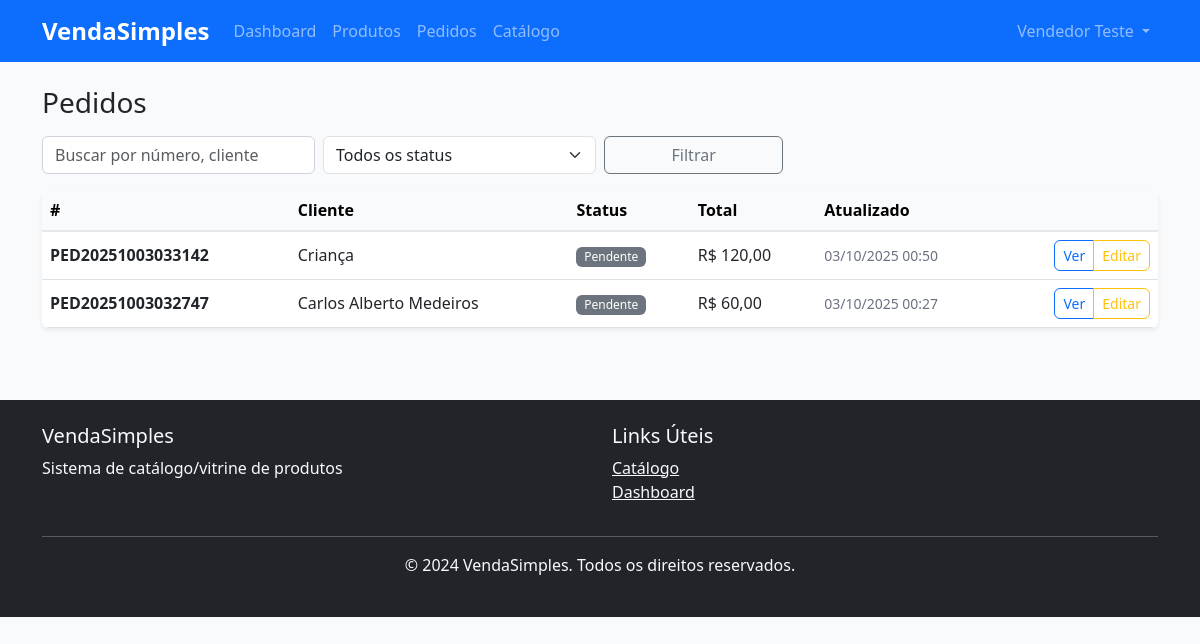
The app's page /pedidos/ (signed in), older data.
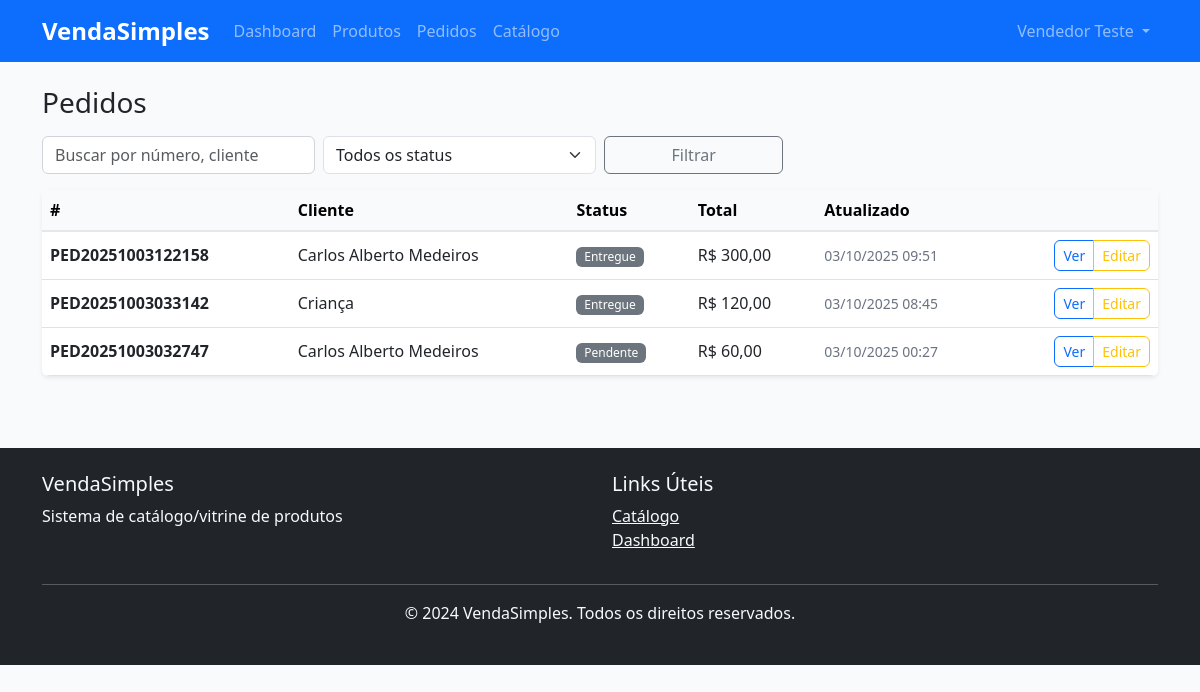
The same page, newer data.
### apps/authentication/models.py (models this page shows, shortened)
class User(AbstractBaseUser, PermissionsMixin, TimeStampedModel, SoftDeleteModel):
    email = models.EmailField(
        unique=True,
        db_index=True,
        verbose_name='E-mail'
    )
    first_name = models.CharField(
        max_length=150,
        verbose_name='Nome'
    )
    last_name = models.CharField(
        max_length=150,
        verbose_name='Sobrenome'
    )
    role = models.CharField(
        max_length=20,
        choices=UserRole.choices,
        db_index=True,
        verbose_name='Função'
    )
    is_staff = models.BooleanField(
        default=False,
        verbose_name='Acesso ao Admin'
    )
    is_verified = models.BooleanField(
        default=False,
        db_index=True,
        verbose_name='E-mail Verificado'
    )
    phone = models.CharField(
        max_length=20,
        blank=True,
        null=True,
        validators=[validate_phone],
        verbose_name='Telefone'
    )
    USERNAME_FIELD = 'email'
    REQUIRED_FIELDS = ['first_name', 'last_name', 'role']
    objects = UserManager()
    class Meta:
        db_table = 'users'
        verbose_name = 'Usuário'
        verbose_name_plural = 'Usuários'
        indexes = [
            models.Index(fields=['email', 'role']),
            models.Index(fields=['is_active', 'role']),
            models.Index(fields=['is_verified', 'is_active']),
        ]
    def get_full_name(self):
        return f"{self.first_name} {self.last_name}".strip()

### apps/pedidos/models.py (models this page shows, shortened)
class Pedido(TimeStampedModel, SoftDeleteModel):
    numero = models.CharField(
        max_length=20,
        unique=True,
        db_index=True,
        verbose_name='Número do Pedido'
    )
    vendedor = models.ForeignKey(
        'authentication.User',
        on_delete=models.PROTECT,
        related_name='pedidos_vendedor',
        verbose_name='Vendedor'
    )
    cliente_usuario = models.ForeignKey(
        'authentication.User',
        on_delete=models.SET_NULL,
        null=True,
        blank=True,
        related_name='pedidos_cliente',
        verbose_name='Cliente (Usuário)'
    )
    cliente_nome = models.CharField(
        max_length=255,
        verbose_name='Nome do Cliente'
    )
    cliente_telefone = models.CharField(
        max_length=20,
        verbose_name='Telefone do Cliente'
    )
    cliente_email = models.EmailField(
        blank=True,
        verbose_name='E-mail do Cliente'
    )
    cliente_cpf = models.CharField(
        max_length=14,
        blank=True,
        verbose_name='CPF do Cliente'
    )
    endereco_cep = models.CharField(
        max_length=9,
        verbose_name='CEP'
    )
    endereco_logradouro = models.CharField(
        max_length=255,
        verbose_name='Logradouro'
    )
    endereco_numero = models.CharField(
        max_length=20,
        verbose_name='Número'
    )
    endereco_complemento = models.CharField(
        max_length=100,
        blank=True,
        verbose_name='Complemento'
    )
    endereco_bairro = models.CharField(
        max_length=100,
        verbose_name='Bairro'
    )
    endereco_cidade = models.CharField(
        max_length=100,
        verbose_name='Cidade'
    )
    endereco_estado = models.CharField(
        max_length=2,
        verbose_name='Estado'
    )
    status = models.CharField(
        max_length=20,
        choices=StatusPedido.choices,
        default=StatusPedido.PENDENTE,
        db_index=True,
        verbose_name='Status'
    )
    subtotal = models.DecimalField(
        max_digits=10,
        decimal_places=2,
        validators=[MinValueValidator(0)],
        verbose_name='Subtotal'
    )
    desconto = models.DecimalField(
        max_digits=10,
        decimal_places=2,
        default=0,
        validators=[MinValueValidator(0)],
        verbose_name='Desconto'
    )
    frete = models.DecimalField(
        max_digits=10,
        decimal_places=2,
        default=0,
        validators=[MinValueValidator(0)],
        verbose_name='Frete'
    )
    total = models.DecimalField(
        max_digits=10,
        decimal_places=2,
        validators=[MinValueValidator(0)],
        verbose_name='Total'
    )
    observacoes = models.TextField(
        blank=True,
        verbose_name='Observações'
    )
    observacoes_internas = models.TextField(
        blank=True,
        verbose_name='Observações Internas'
    )
    data_entrega_prevista = models.DateTimeField(
        null=True,
        blank=True,
        verbose_name='Data de Entrega Prevista'
    )
    data_entrega_realizada = models.DateTimeField(
        null=True,
        blank=True,
        verbose_name='Data de Entrega Realizada'
    )
    objects = models.Manager()
    active_objects = ActiveSoftDeleteManager()
    class Meta:
        db_table = 'pedidos'
        verbose_name = 'Pedido'
        verbose_name_plural = 'Pedidos'
        ordering = ['-created_at']
        indexes = [
            models.Index(fields=['vendedor', 'status']),
            models.Index(fields=['status', 'created_at']),
            models.Index(fields=['numero']),
        ]

### apps/pedidos/views.py (the view)
# urls.py: path("", views.pedido_list, name="list"),
@login_required
def pedido_list(request):
    if request.user.role == "SUPERUSER":
        pedidos = Pedido.active_objects.all()
    elif request.user.role == "EMPRESA":
        pedidos = Pedido.active_objects.filter(
            vendedor__profile__empresa=request.user.profile.empresa
        )
    else:
        pedidos = Pedido.active_objects.filter(vendedor=request.user)
    status = request.GET.get("status")
    if status:
        pedidos = pedidos.filter(status=status)
    paginator = Paginator(pedidos, 20)
    page_number = request.GET.get("page")
    page_obj = paginator.get_page(page_number)
    context = {
        "object_list": page_obj,
        "status_list": StatusPedido.choices,
    }
    return render(request, "pedidos/list.html", context)

### apps/carrinho/context_processors.py (called while the page is built)
def carrinho(request):
    return {
        'carrinho': Cart(request)
    }

### apps/configuracoes/context_processors.py (called while the page is built)
def configuracoes_site(request):
    return {
        'site_name': 'VendaSimples',
        'site_description': 'Sistema de catálogo/vitrine de produtos',
    }

### apps/core/managers.py (called while the page is built)
    def get_queryset(self):
        return super().get_queryset().filter(is_active=True, deleted_at__isnull=True)

### templates/pedidos/list.html (shortened to what this page needs)
{% extends 'base/base.html' %}
{% block content %}
<div class="container py-4">
  <div class="d-flex align-items-center justify-content-between mb-3">
    <h1 class="h3 m-0">Pedidos</h1>
  </div>
  <form method="get" class="row g-2 mb-3">
    <div class="col-md-3"><input name="q" value="{{ request.GET.q }}" class="form-control" placeholder="Buscar por número, cliente"></div>
    <div class="col-md-3">
      <select name="status" class="form-select">
        <option value="">Todos os status</option>
      </select>
    </div>
    <div class="col-md-2 d-grid"><button class="btn btn-outline-secondary">Filtrar</button></div>
  </form>
  <div class="table-responsive bg-white rounded shadow-sm">
    <table class="table align-middle mb-0">
      <thead class="table-light">
        <tr>
          <th>#</th>
          <th>Cliente</th>
          <th>Status</th>
          <th>Total</th>
          <th>Atualizado</th>
          <th></th>
        </tr>
      </thead>
      <tbody>
        {% for p in object_list %}
        <tr>
          <td class="fw-semibold">{{ p.numero }}</td>
          <td>{{ p.cliente_nome }}{% if p.cliente_usuario %} ({{ p.cliente_usuario.email }}){% endif %}</td>
          <td><span class="badge bg-secondary">{{ p.get_status_display }}</span></td>
          <td>R$ {{ p.total|floatformat:2 }}</td>
          <td class="text-muted small">{{ p.updated_at|date:'d/m/Y H:i' }}</td>
          <td class="text-end">
            <div class="btn-group" role="group">
              <a href="{% url 'pedidos:detail' p.pk %}" class="btn btn-sm btn-outline-primary">
                 Ver
              </a>
              {% if user.role == 'SUPER' or user.role == 'EMPRESA' or p.vendedor == user %}
                <a href="{% url 'pedidos:edit' p.pk %}" class="btn btn-sm btn-outline-warning">
                   Editar
                </a>
              {% endif %}
            </div>
          </td>
        </tr>
        {% empty %}
        <tr><td colspan="6" class="text-center text-muted py-4">Nenhum pedido encontrado.</td></tr>
        {% endfor %}
      </tbody>
    </table>
  </div>
</div>
{% endblock %}

### templates/base/base.html (shortened to what this page needs)
{% load static %}
<!DOCTYPE html>
<html lang="pt-br">
<head>
    <link href="https://cdn.jsdelivr.net/npm/bootstrap@5.3.0/dist/css/bootstrap.min.css" rel="stylesheet">
    <link href="{% static 'css/style.css' %}" rel="stylesheet">
</head>
<body>
    {% include 'base/navbar.html' %}
    <main class="container-fluid">
        {% block content %}{% endblock %}
    </main>
    {% include 'base/footer.html' %}
</body>
</html>

### templates/base/navbar.html (shortened to what this page needs)
<nav class="navbar navbar-expand-lg navbar-dark bg-primary">
    <div class="container">
        <a class="navbar-brand" href="{% url 'dashboard:home' %}">
            <strong>VendaSimples</strong>
        </a>
        <div class="collapse navbar-collapse" id="navbarNav">
            <ul class="navbar-nav me-auto">
                {% if user.is_authenticated %}
                    <li class="nav-item">
                        <a class="nav-link" href="{% url 'dashboard:home' %}">Dashboard</a>
                    </li>
                    {% if user.role == 'SUPER' or user.role == 'EMPRESA' or user.role == 'VENDEDOR' %}
                        <li class="nav-item">
                            <a class="nav-link" href="{% url 'produtos:list' %}">Produtos</a>
                        </li>
                        <li class="nav-item">
                            <a class="nav-link" href="{% url 'pedidos:list' %}">Pedidos</a>
                        </li>
                    {% endif %}
                    <li class="nav-item">
                        <a class="nav-link" href="{% url 'catalogo:list' %}">Catálogo</a>
                    </li>
                {% endif %}
            </ul>
            <ul class="navbar-nav">
                {% if user.is_authenticated %}
                    <li class="nav-item dropdown">
                        <a class="nav-link dropdown-toggle" href="#" role="button" data-bs-toggle="dropdown">
                            {{ user.get_full_name }}
                        </a>
                    </li>
                {% endif %}
            </ul>
        </div>
    </div>
</nav>

### templates/base/footer.html
<footer class="bg-dark text-light py-4 mt-5">
    <div class="container">
        <div class="row">
            <div class="col-md-6">
                <h5>VendaSimples</h5>
                <p>Sistema de catálogo/vitrine de produtos</p>
            </div>
            <div class="col-md-6">
                <h5>Links Úteis</h5>
                <ul class="list-unstyled">
                    <li><a href="{% url 'catalogo:list' %}" class="text-light">Catálogo</a></li>
                    {% if user.is_authenticated %}
                        <li><a href="{% url 'dashboard:home' %}" class="text-light">Dashboard</a></li>
                    {% else %}
                        <li><a href="{% url 'authentication:login' %}" class="text-light">Entrar</a></li>
                        <li><a href="{% url 'authentication:register' %}" class="text-light">Cadastrar</a></li>
                    {% endif %}
                </ul>
            </div>
        </div>
        <hr>
        <div class="row">
            <div class="col-12 text-center">
                <p>&copy; 2024 VendaSimples. Todos os direitos reservados.</p>
            </div>
        </div>
    </div>
</footer>

### static/css/style.css (style rules this page uses)
:root { --primary-color: #2563eb; --secondary-color: #64748b; --success-color: #10b981; --warning-color: #f59e0b; --danger-color: #ef4444; --info-color: #06b6d4; }
body { font-family: 'Segoe UI', Tahoma, Geneva, Verdana, sans-serif; background-color: #f8fafc; }
.navbar-brand { font-weight: bold; font-size: 1.5rem; }
.btn { border-radius: 0.375rem; font-weight: 500; }
.form-control { border-radius: 0.375rem; border: 1px solid #d1d5db; }
.table { border-radius: 0.5rem; overflow: hidden; }
.table thead th { background-color: #f8fafc; border-bottom: 2px solid #e5e7eb; font-weight: 600; }
.badge { font-size: 0.75rem; font-weight: 500; }
.text-muted { color: #6b7280 !important; }

Row changes from the older to the newer data that the page shows:
added Pedido: numero "PED20251003122158", cliente_nome "Carlos Alberto Medeiros", status "Entregue", total "300,00", updated_at "03/10/2025 09:51", shows "Editar"
changed Pedido "PED20251003033142": status "Pendente" → "Entregue"; updated_at "03/10/2025 00:50" → "03/10/2025 08:45"
